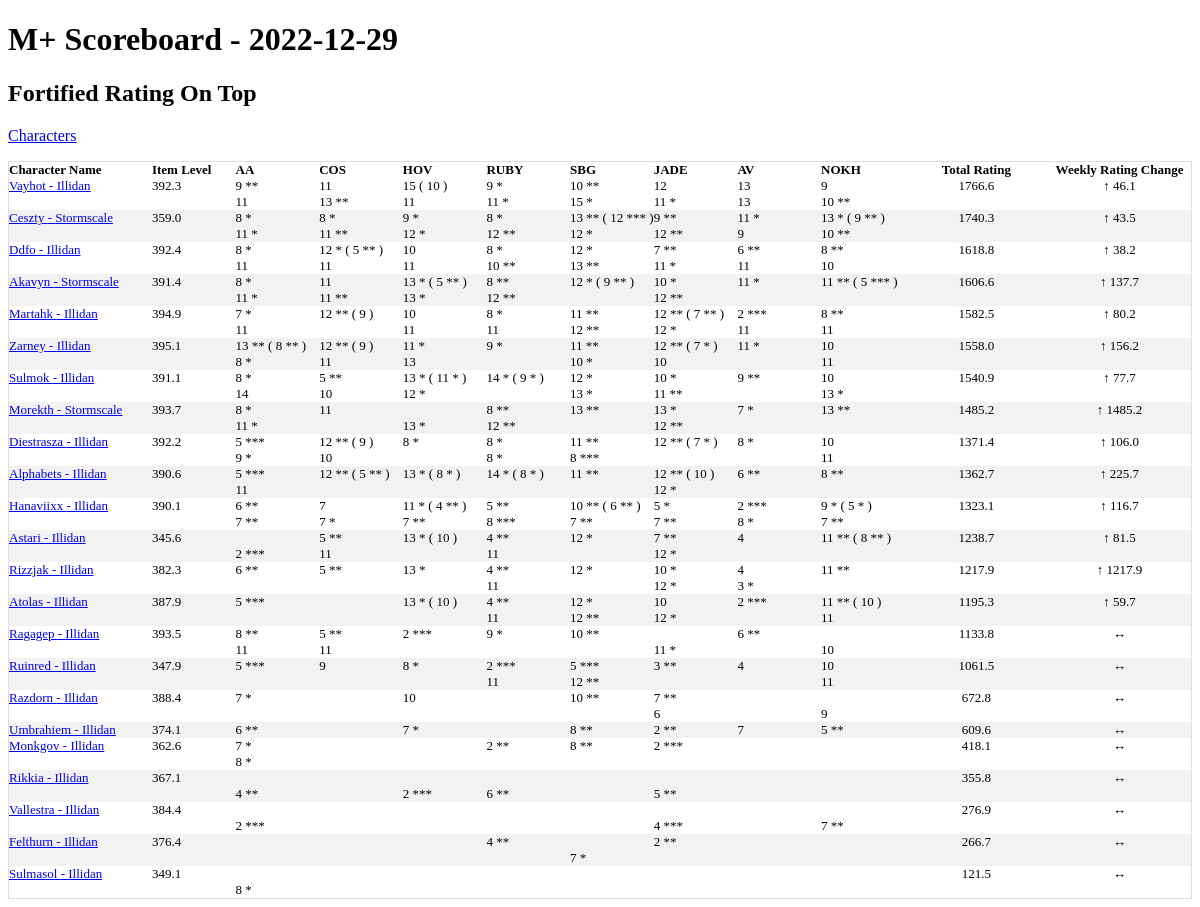
The page / on the database its author committed.
### tables this page shows
CREATE TABLE season_best_pivot_ext(
  name TEXT,
  realm TEXT,
  region TEXT,
  scoreboard_date TEXT,
  total_rating,
  "Algeth'ar Academy Fortified",
  "Algeth'ar Academy Tyrannical",
  "Court of Stars Fortified",
  "Court of Stars Tyrannical",
  "Halls of Valor Fortified",
  "Halls of Valor Tyrannical",
  "Ruby Life Pools Fortified",
  "Ruby Life Pools Tyrannical",
  "Shadowmoon Burial Grounds Fortified",
  "Shadowmoon Burial Grounds Tyrannical",
  "Temple of the Jade Serpent Fortified",
  "Temple of the Jade Serpent Tyrannical",
  "The Azure Vault Fortified",
  "The Azure Vault Tyrannical",
  "The Nokhud Offensive Fortified",
  "The Nokhud Offensive Tyrannical",
  daily_rating_change,
  pr_AA_for TEXT,
  pr_AA_tyr TEXT,
  pr_COS_for TEXT,
  pr_COS_tyr TEXT,
  pr_HOV_for TEXT,
  pr_HOV_tyr TEXT,
  pr_RUBY_for TEXT,
  pr_RUBY_tyr TEXT,
  pr_SBG_for TEXT,
  pr_SBG_tyr TEXT,
  pr_JADE_for TEXT,
  pr_JADE_tyr TEXT,
  pr_AV_for TEXT,
  pr_AV_tyr TEXT,
  pr_NOKH_for TEXT,
  pr_NOKH_tyr TEXT
);

### app.py (the view)
@app.route('/')
def index():
    conn = create_connection()
    cursor  = conn.cursor()
    data = cursor.execute("""select scoreboard.*
    ,char.derived_item_level
     from
    (
        select *
        ,round(total_rating,1) as total_rating_round
        ,round(daily_rating_change,1) as daily_rating_change_round
        from base_characters base left join season_best_pivot_ext piv
    on upper(base.name) = upper(piv.name)
    and upper(base.realm) = upper(piv.realm)
    and upper(base.region) = upper(piv.region)
    where scoreboard_date = (select max(scoreboard_date) from  season_best_pivot_ext)
    order by total_rating desc
    ) scoreboard
    left join
    (
        Select Name,realm,region,round(avg(derived_item_level),1) as derived_item_level
        from character_gear_ext
        where last_crawled_at = (select max(last_crawled_at) from character_gear_ext)
        group by Name,realm,region
    )char
    on scoreboard.name  = char.name
    and scoreboard.realm = char.realm
    and scoreboard.region=char.region
    where scoreboard.total_rating > 0
    order by total_rating desc,derived_item_level desc
    """).fetchall()
    max_date = cursor.execute('select max(scoreboard_date) as max_date from season_best_pivot_ext').fetchone()
    print('hi')
    return render_template('index.html',data=data,max_date = max_date)

### app.py (called while the page is built)
def create_connection():
    conn = None
    try:
        file ="/home/terrysey/MythicPlus/mplus.db"
        conn = sqlite3.connect(file
        ,detect_types=sqlite3.PARSE_DECLTYPES)
        conn.row_factory=sqlite3.Row
        return conn
    except Error as e:
        print(e)
        try:
            file="/Users/terryseyler/git/mythicplus/mplus.db"
            conn = sqlite3.connect(file
            ,detect_types=sqlite3.PARSE_DECLTYPES)
            conn.row_factory=sqlite3.Row
            return conn
        except Error as e:
            print(e)
            try:
                file="C:/Users/tlsey/git/MythicPlus/mplus.db"
                conn = sqlite3.connect(file
                ,detect_types=sqlite3.PARSE_DECLTYPES)
                conn.row_factory=sqlite3.Row
                return conn
            except Error as e:
                print(e)

### templates/index.html
<!doctype html>
<link rel="stylesheet" href="{{ url_for('static', filename='style.css') }}">
<html>
<h1>M+ Scoreboard - {{max_date['max_date']}} </h1>
<h2>Fortified Rating On Top</h2>
<p><a href="{{url_for('character_list')}}">Characters</a></p>
<table class="scoreboard">
<thead>
    <th>Character Name</td>
    <th>Item Level</th>
    <th>AA</th>
    <th>COS</th>
    <th>HOV</th>
    <th>RUBY</th>
    <th>SBG</th>
    <th>JADE</th>
    <th>AV</th>
    <th>NOKH</th>
    <th>Total Rating</th>
    <th>Weekly Rating Change</th>
    </thead>
{% for data in data %}
<tr>
    <td><a href="{{url_for('character_name',character_name=data['name'],realm=data['realm'],region=data['region'])}}">{{ data['name'] }} - {{data['realm']}}</a></td>
    <td>{{ data['derived_item_level'] }}</td>
    <td>{% if data['pr_AA_for'] !=  data['Algeth\'ar Academy Fortified'] and data['pr_AA_for'] %}
    {{ data['Algeth\'ar Academy Fortified']}} ( {{data['pr_AA_for']}}  )
    {% else %}
      {{ data['Algeth\'ar Academy Fortified'] }}
    {% endif %}
    <br>
    {% if data['pr_AA_tyr'] !=  data['Algeth\'ar Academy Tyrannical'] and data['pr_AA_tyr']%}
    {{ data['Algeth\'ar Academy Tyrannical']}} ({{data['pr_AA_tyr']}})
    {% else %}
      {{ data['Algeth\'ar Academy Tyrannical'] }}
    {% endif %}</td>
    <td>{% if data['pr_COS_for'] !=  data['Court of Stars Fortified'] and data['pr_COS_for']%}
    {{ data['Court of Stars Fortified']}} ( {{data['pr_COS_for']}}  )
    {% else %}
      {{ data['Court of Stars Fortified'] }}
    {% endif %}
    <br>
    {% if data['pr_COS_tyr'] !=  data['Court of Stars Tyrannical'] and data['pr_COS_tyr'] %}
    {{ data['Court of Stars Tyrannical']}} ( {{data['pr_COS_tyr']}}
    {% else %}
      {{ data['Court of Stars Tyrannical'] }}
    {% endif %}</td>
    <td>{% if data['pr_HOV_for'] !=  data['Halls of Valor Fortified'] and data['pr_HOV_for'] %}
    {{ data['Halls of Valor Fortified']}} ( {{data['pr_HOV_for']}}  )
    {% else %}
      {{ data['Halls of Valor Fortified'] }}
    {% endif %}
    <br>
    {% if data['pr_HOV_tyr'] !=  data['Halls of Valor Tyrannical'] and data['pr_HOV_tyr'] %}
    {{ data['Halls of Valor Tyrannical']}} ( {{data['pr_HOV_tyr']}}
    {% else %}
      {{ data['Halls of Valor Tyrannical'] }}
    {% endif %}</td>
    <td>{% if data['pr_RUBY_for'] !=  data['Ruby Life Pools Fortified'] and data['pr_RUBY_for'] %}
    {{ data['Ruby Life Pools Fortified']}} ( {{data['pr_RUBY_for']}}  )
    {% else %}
    {{ data['Ruby Life Pools Fortified'] }}
    {% endif %}
    <br>
    {% if data['pr_RUBY_tyr'] !=  data['Ruby Life Pools Tyrannical'] and data['pr_RUBY_tyr'] %}
    {{ data['Ruby Life Pools Tyrannical']}} ( {{data['pr_RUBY_tyr']}}
    {% else %}
    {{ data['Ruby Life Pools Tyrannical'] }}
    {% endif %}
    </td>
    <td>{% if data['pr_SBG_for'] !=  data['Shadowmoon Burial Grounds Fortified'] and data['pr_SBG_for'] %}
    {{ data['Shadowmoon Burial Grounds Fortified']}} ( {{data['pr_SBG_for']}}  )
    {% else %}
    {{ data['Shadowmoon Burial Grounds Fortified'] }}
    {% endif %}
    <br>
    {% if data['pr_SBG_tyr'] !=  data['Shadowmoon Burial Grounds Tyrannical']  and data['pr_SBG_tyr']%}
    {{ data['Shadowmoon Burial Grounds Tyrannical']}} ( {{data['pr_SBG_tyr']}}
    {% else %}
    {{ data['Shadowmoon Burial Grounds Tyrannical'] }}
    {% endif %}</td>
    <td>{% if data['pr_JADE_for'] !=  data['Temple of the Jade Serpent Fortified'] and data['pr_JADE_for']%}
    {{ data['Temple of the Jade Serpent Fortified']}} ( {{data['pr_JADE_for']}}  )
    {% else %}
    {{ data['Temple of the Jade Serpent Fortified'] }}
    {% endif %}
    <br>
    {% if data['pr_JADE_tyr'] !=  data['Temple of the Jade Serpent Tyrannical'] and data['pr_JADE_tyr'] %}
    {{ data['Temple of the Jade Serpent Tyrannical']}} ( {{data['pr_JADE_tyr']}}
    {% else %}
    {{ data['Temple of the Jade Serpent Tyrannical'] }}
    {% endif %}</td>
    <td>{% if data['pr_AV_for'] !=  data['The Azure Vault Fortified'] and data['pr_AV_for']%}
    {{ data['The Azure Vault Fortified'] }} ( {{data['pr_AV_for']}}  )
    {% else %}
      {{ data['The Azure Vault Fortified'] }}
    {% endif %}
    <br>
    {% if data['pr_AV_tyr'] !=  data['The Azure Vault Tyrannical'] and data['pr_AV_tyr']%}
    {{ data['The Azure Vault Tyrannical'] }} ( {{data['pr_AV_tyr']}}  )
    {% else %}
      {{ data['The Azure Vault Tyrannical'] }}
    {% endif %}</td>
    <td>{% if data['pr_NOKH_for'] !=  data['The Nokhud Offensive Fortified'] and data['pr_NOKH_for'] %}
    {{ data['The Nokhud Offensive Fortified']}} ( {{data['pr_NOKH_for']}}  )
    {% else %}
    {{ data['The Nokhud Offensive Fortified'] }}
    {% endif %}
    <br>
    {% if data['pr_NOKH_tyr'] !=  data['The Nokhud Offensive Tyrannical'] and data['pr_NOKH_tyr'] %}
    {{ data['The Nokhud Offensive Tyrannical']}} ( {{data['pr_NOKH_tyr']}}
    {% else %}
    {{ data['The Nokhud Offensive Tyrannical'] }}
    {% endif %}</td>
    <td>{{ data['total_rating_round'] }}</td>
   {% if data['daily_rating_change_round'] > 0 %}
     <td>&uarr; {{ data['daily_rating_change_round'] }}</td>
   {% elif data['daily_rating_change_round']  < 0 %}
     <td>&darr;{{ data['daily_rating_change_round'] }}</td>
   {% else %}
     <td>&harr;</td>
   {% endif %}
{% endfor %}
</table>
</html>

### static/style.css (style rules this page uses)
th, td { text-align: left; vertical-align:top; padding: 0px; font-size: 13px; }
.parse td,th { text-align:center }
table.scoreboard { border-collapse: collapse; border-spacing: 0; width: 100%; border: 1px solid #ddd; }
.scoreboard tr td, .scoreboard thead th { text-align: left; width: 7% }
.scoreboard tr td:nth-child(1) { text-align: left; width: 12%; }
.scoreboard tr td:last-child, .scoreboard thead th:last-child { text-align: center; width: 12%; }
.scoreboard tr td:nth-child(11), .scoreboard thead th:nth-child(11) { text-align: center; width: 12%; }
tr:nth-child(even) { background-color: #f2f2f2; }

### rows shown on the page
season_best_pivot_ext: name "Vayhot", realm "Illidan", derived_item_level "392.3", data "9 **", data "11", data "13 **", Halls of Valor Fortified "15", pr_HOV_for "10", data "9 *", data "11 *", data "10 **", data "15 *", data "12", data "13", data "9", total_rating_round "1766.6", daily_rating_change_round "46.1"
season_best_pivot_ext: name "Ceszty", realm "Stormscale", derived_item_level "359.0", data "8 *", data "11 *", data "11 **", data "9 *", data "12 *", data "12 **", Shadowmoon Burial Grounds Fortified "13 **", pr_SBG_for "12 ***", data "9 **", data "9", The Nokhud Offensive Fortified "13 *", pr_NOKH_for "9 **", data "10 **", total_rating_round "1740.3", daily_rating_change_round "43.5"
season_best_pivot_ext: name "Ddfo", realm "Illidan", derived_item_level "392.4", data "8 *", data "11", data "12 *", pr_COS_for "5 **", data "10", data "10 **", data "13 **", data "7 **", data "11 *", data "6 **", data "8 **", total_rating_round "1618.8", daily_rating_change_round "38.2"
season_best_pivot_ext: name "Akavyn", realm "Stormscale", derived_item_level "391.4", data "8 *", data "11 *", data "11", data "11 **", data "13 *", pr_HOV_for "5 **", data "8 **", data "12 **", Shadowmoon Burial Grounds Fortified "12 *", pr_SBG_for "9 **", data "10 *", pr_NOKH_for "5 ***", total_rating_round "1606.6", daily_rating_change_round "137.7"
season_best_pivot_ext: name "Martahk", realm "Illidan", derived_item_level "394.9", data "7 *", data "11", data "12 **", pr_COS_for "9", data "10", data "8 *", data "11 **", pr_JADE_for "7 **", data "12 *", data "2 ***", data "8 **", total_rating_round "1582.5", daily_rating_change_round "80.2"
season_best_pivot_ext: name "Zarney", realm "Illidan", derived_item_level "395.1", data "13 **", pr_AA_for "8 **", data "8 *", data "12 **", pr_COS_for "9", data "11", data "11 *", data "13", data "9 *", data "11 **", data "10 *", pr_JADE_for "7 *", data "10", total_rating_round "1558.0", daily_rating_change_round "156.2"
season_best_pivot_ext: name "Sulmok", realm "Illidan", derived_item_level "391.1", data "8 *", data "14", data "5 **", data "10", data "13 *", pr_HOV_for "11 *", data "12 *", Ruby Life Pools Fortified "14 *", pr_RUBY_for "9 *", data "10 *", data "11 **", data "9 **", total_rating_round "1540.9", daily_rating_change_round "77.7"
season_best_pivot_ext: name "Morekth", realm "Stormscale", derived_item_level "393.7", data "8 *", data "11 *", Court of Stars Fortified "11", data "13 *", Ruby Life Pools Fortified "8 **", data "12 **", data "13 **", The Azure Vault Fortified "7 *", total_rating_round "1485.2", daily_rating_change_round "1485.2"
season_best_pivot_ext: name "Diestrasza", realm "Illidan", derived_item_level "392.2", data "5 ***", data "9 *", data "12 **", pr_COS_for "9", data "10", data "8 *", data "11 **", data "8 ***", pr_JADE_for "7 *", data "11", total_rating_round "1371.4", daily_rating_change_round "106.0"
season_best_pivot_ext: name "Alphabets", realm "Illidan", derived_item_level "390.6", data "5 ***", data "11", data "12 **", pr_COS_for "5 **", Halls of Valor Fortified "13 *", pr_HOV_for "8 *", Ruby Life Pools Fortified "14 *", pr_RUBY_for "8 *", data "11 **", pr_JADE_for "10", data "12 *", data "6 **", data "8 **", total_rating_round "1362.7", daily_rating_change_round "225.7"
season_best_pivot_ext: name "Hanaviixx", realm "Illidan", derived_item_level "390.1", data "6 **", data "7 **", data "7", data "7 *", Halls of Valor Fortified "11 *", pr_HOV_for "4 **", data "5 **", data "8 ***", Shadowmoon Burial Grounds Fortified "10 **", pr_SBG_for "6 **", data "5 *", data "2 ***", data "8 *", The Nokhud Offensive Fortified "9 *", pr_NOKH_for "5 *", total_rating_round "1323.1", daily_rating_change_round "116.7"
season_best_pivot_ext: name "Astari", realm "Illidan", derived_item_level "345.6", data "2 ***", data "5 **", data "11", Halls of Valor Fortified "13 *", pr_HOV_for "10", data "4 **", data "12 *", data "7 **", data "4", The Nokhud Offensive Fortified "11 **", pr_NOKH_for "8 **", total_rating_round "1238.7", daily_rating_change_round "81.5"
season_best_pivot_ext: name "Rizzjak", realm "Illidan", derived_item_level "382.3", data "6 **", Court of Stars Fortified "5 **", Halls of Valor Fortified "13 *", Ruby Life Pools Fortified "4 **", Ruby Life Pools Tyrannical "11", data "12 *", Temple of the Jade Serpent Fortified "10 *", The Azure Vault Fortified "4", The Azure Vault Tyrannical "3 *", The Nokhud Offensive Fortified "11 **", total_rating_round "1217.9", daily_rating_change_round "1217.9"
season_best_pivot_ext: name "Atolas", realm "Illidan", derived_item_level "387.9", data "5 ***", Halls of Valor Fortified "13 *", pr_HOV_for "10", data "4 **", data "11", data "12 *", data "12 **", data "10", data "2 ***", The Nokhud Offensive Fortified "11 **", pr_NOKH_for "10", total_rating_round "1195.3", daily_rating_change_round "59.7"
season_best_pivot_ext: name "Ragagep", realm "Illidan", derived_item_level "393.5", data "8 **", data "11", data "5 **", data "2 ***", data "9 *", data "10 **", data "11 *", data "6 **", data "10", total_rating_round "1133.8"
season_best_pivot_ext: name "Ruinred", realm "Illidan", derived_item_level "347.9", data "5 ***", data "9", data "8 *", data "2 ***", data "11", data "12 **", data "3 **", data "4", data "10", total_rating_round "1061.5"
season_best_pivot_ext: name "Razdorn", realm "Illidan", derived_item_level "388.4", data "7 *", data "10", data "10 **", data "7 **", data "6", data "9", total_rating_round "672.8"
season_best_pivot_ext: name "Umbrahiem", realm "Illidan", derived_item_level "374.1", data "6 **", data "7 *", data "8 **", data "2 **", data "7", data "5 **", total_rating_round "609.6"
season_best_pivot_ext: name "Monkgov", realm "Illidan", derived_item_level "362.6", data "7 *", data "8 *", data "2 **", data "8 **", data "2 ***", total_rating_round "418.1"
season_best_pivot_ext: name "Rikkia", realm "Illidan", derived_item_level "367.1", data "4 **", data "2 ***", data "6 **", data "5 **", total_rating_round "355.8"
season_best_pivot_ext: name "Vallestra", realm "Illidan", derived_item_level "384.4", data "2 ***", data "4 ***", data "7 **", total_rating_round "276.9"
season_best_pivot_ext: name "Felthurn", realm "Illidan", derived_item_level "376.4", data "4 **", data "7 *", data "2 **", total_rating_round "266.7"
season_best_pivot_ext: name "Sulmasol", realm "Illidan", derived_item_level "349.1", data "8 *", total_rating_round "121.5"

### other values the page prints
{{ max_date['max_date'] }} "2022-12-29"
